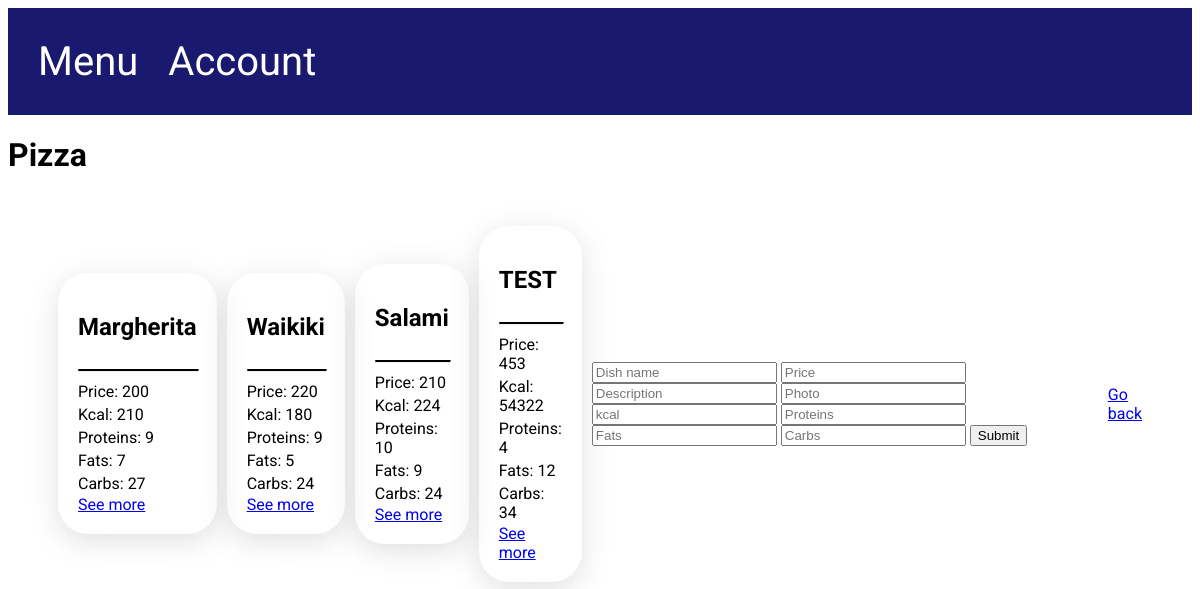
/admin/categories/Pizza (signed in), run on an earlier commit of the app's database.
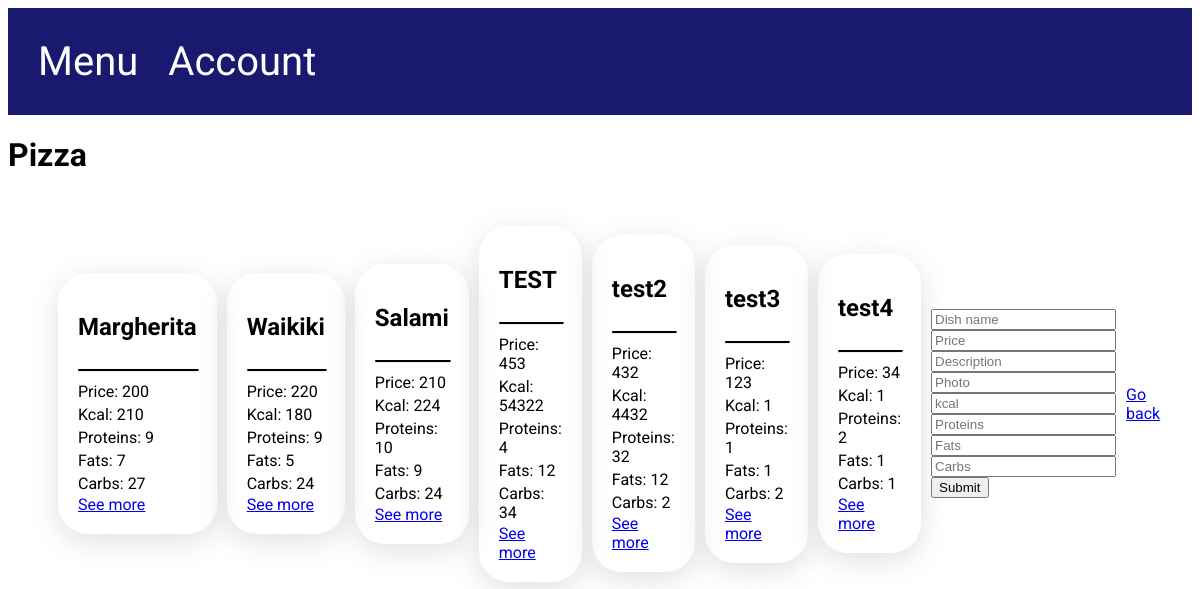
And on a later commit of the database.
### models.py (models this page shows, shortened)
class Dish(Base):
    __tablename__ = "dish"
    id = Column(String(120), primary_key=True, unique=True)
    dish_name = Column(String(50), unique=True)
    price = Column(Integer)
    description = Column(String(255))
    is_available = Column(Integer)
    category_id = Column(Integer, ForeignKey("category.id"))
    photo = Column(String(120))
    kcal = Column(Integer)
    proteins = Column(Integer)
    fats = Column(Integer)
    carbs = Column(Integer)
    category = relationship("Category", back_populates="dish")
    dish_rate = relationship("DishRate", back_populates="dish")
    ordered_dish = relationship("OrderedDish", back_populates="dish")

### app.py (the view, shortened to what this page needs)
@app.route('/admin/categories/<category_name>', methods=['GET', 'POST', 'DELETE'])  # TODO DELETE
def admin_category(category_name: str):  # Alchemy
    if session.get("user_id") is None:
        return app.redirect("/user/sign_in")
    if session.get("user_type") == 0:
        return app.redirect('/menu', 302)
    database.init_db()
    dishes = database.db_session.query(Dish).join(Category).where(Category.category_name == category_name)
    return render_template("admin_category.html", category=dishes, category_name=category_name)

### database.py (called while the page is built)
def init_db():
    import models
    Base.metadata.create_all(bind=engine)

### templates/admin_category.html
{% extends 'base.html' %}
{% block content %}
    <h1>{{ category_name }}</h1>
    <div class="container user_addresses">
        {% for dish in category %}
            <div class="content-holder orders">
                <h2>{{ dish.dish_name }}</h2>
                <hr class="line">
                <p>Price: {{ dish.price }}</p>
                <p>Kcal: {{ dish.kcal }}</p>
                <p>Proteins: {{ dish.proteins }}</p>
                <p>Fats: {{ dish.fats }}</p>
                <p>Carbs: {{ dish.carbs }}</p>
                <a href="/admin/dishes/{{ dish.id }}"> See more </a>
            </div>
        {% endfor %}
        <form method = "POST">
            <input type="text" name="dish_name" placeholder="Dish name">
            <input type="text" name="price" placeholder="Price">
            <input type="text" name="description" placeholder="Description">
            <input type="text" name="photo" placeholder="Photo">
            <input type="text" name="kcal" placeholder="kcal">
            <input type="text" name="proteins" placeholder="Proteins">
            <input type="text" name="fats" placeholder="Fats">
            <input type="text" name="carbs" placeholder="Carbs">
            <input type = submit>
        </form>
        <a href="/admin/categories">Go back</a>
    </div>
{% endblock %}

What changed in the data, as far as the page shows it:
added Dish: dish_name "test2", price "432", kcal "4432", proteins "32", fats "12", carbs "2"
added Dish: dish_name "test3", price "123", kcal "1", proteins "1", fats "1", carbs "2"
added Dish: dish_name "test4", price "34", kcal "1", proteins "2", fats "1", carbs "1"
